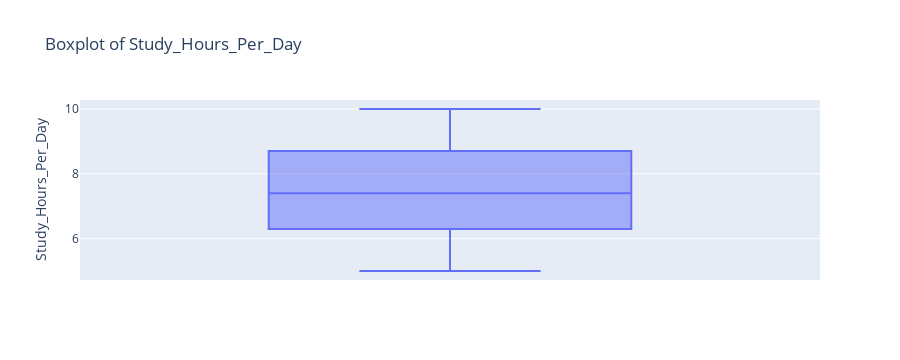
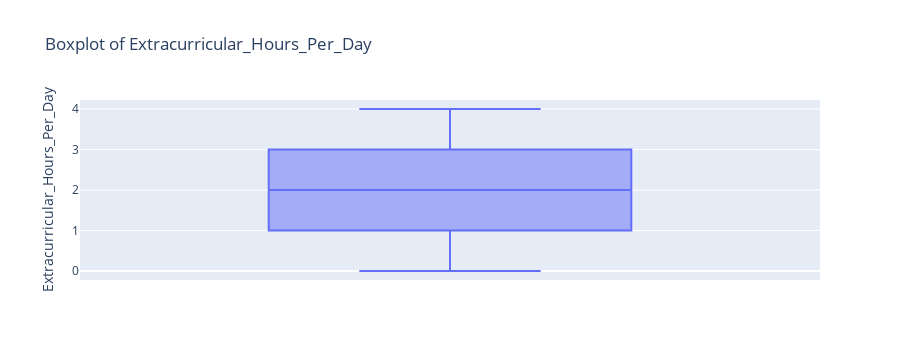
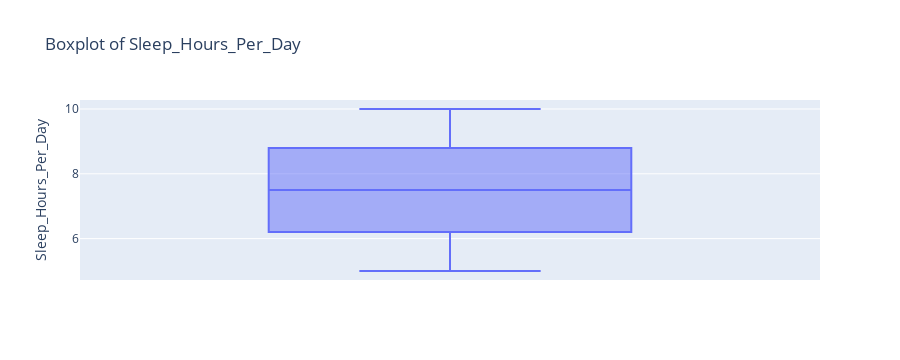
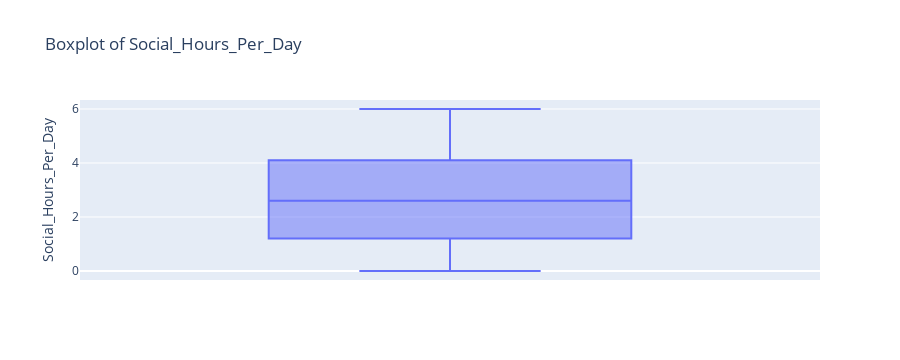

Notebook cell for these charts, in order:
### Markdown cell above
### Alternative Interactive Graphs

### Code cell
# All numeric columns except the target
num_cols = df2.drop("Stress_Level", axis=1).columns

for col in num_cols:
    fig = px.box(df2, y=col, title=f"Boxplot of {col}")
    fig.show()

### Figure 1 — Plotly figure (JSON) as saved in the notebook; plotly's stock layout.template omitted (floating-point values rounded to 4 significant figures; data arrays with more than 128 entries replaced by an {"elided": "..."} marker saying what was removed)
{"data": [{"alignmentgroup": "True", "hovertemplate": "Study_Hours_Per_Day=%{y}<extra></extra>", "legendgroup": "", "marker": {"color": "#636efa"}, "name": "", "notched": false, "offsetgroup": "", "orientation": "v", "showlegend": false, "type": "box", "x0": " ", "xaxis": "x", "y": {"elided": "2000 float values"}, "y0": " ", "yaxis": "y"}], "layout": {"autosize": true, "boxmode": "group", "height": 360, "legend": {"tracegroupgap": 0}, "title": {"text": "Boxplot of Study_Hours_Per_Day"}, "xaxis": {"anchor": "y", "autorange": true, "domain": [0, 1], "range": [-0.5, 0.5], "type": "category"}, "yaxis": {"anchor": "x", "autorange": true, "domain": [0, 1], "range": [4.722, 10.28], "title": {"text": "Study_Hours_Per_Day"}, "type": "linear"}}}

### Figure 2 — Plotly figure (JSON) as saved in the notebook; plotly's stock layout.template omitted (floating-point values rounded to 4 significant figures; data arrays with more than 128 entries replaced by an {"elided": "..."} marker saying what was removed)
{"data": [{"alignmentgroup": "True", "hovertemplate": "Extracurricular_Hours_Per_Day=%{y}<extra></extra>", "legendgroup": "", "marker": {"color": "#636efa"}, "name": "", "notched": false, "offsetgroup": "", "orientation": "v", "showlegend": false, "type": "box", "x0": " ", "xaxis": "x", "y": {"elided": "2000 float values"}, "y0": " ", "yaxis": "y"}], "layout": {"autosize": true, "boxmode": "group", "height": 360, "legend": {"tracegroupgap": 0}, "title": {"text": "Boxplot of Extracurricular_Hours_Per_Day"}, "xaxis": {"anchor": "y", "autorange": true, "domain": [0, 1], "range": [-0.5, 0.5], "type": "category"}, "yaxis": {"anchor": "x", "autorange": true, "domain": [0, 1], "range": [-0.2222, 4.222], "title": {"text": "Extracurricular_Hours_Per_Day"}, "type": "linear"}}}

### Figure 3 — Plotly figure (JSON) as saved in the notebook; plotly's stock layout.template omitted (floating-point values rounded to 4 significant figures; data arrays with more than 128 entries replaced by an {"elided": "..."} marker saying what was removed)
{"data": [{"alignmentgroup": "True", "hovertemplate": "Sleep_Hours_Per_Day=%{y}<extra></extra>", "legendgroup": "", "marker": {"color": "#636efa"}, "name": "", "notched": false, "offsetgroup": "", "orientation": "v", "showlegend": false, "type": "box", "x0": " ", "xaxis": "x", "y": {"elided": "2000 float values"}, "y0": " ", "yaxis": "y"}], "layout": {"autosize": true, "boxmode": "group", "height": 360, "legend": {"tracegroupgap": 0}, "title": {"text": "Boxplot of Sleep_Hours_Per_Day"}, "xaxis": {"anchor": "y", "autorange": true, "domain": [0, 1], "range": [-0.5, 0.5], "type": "category"}, "yaxis": {"anchor": "x", "autorange": true, "domain": [0, 1], "range": [4.722, 10.28], "title": {"text": "Sleep_Hours_Per_Day"}, "type": "linear"}}}

### Figure 4 — Plotly figure (JSON) as saved in the notebook; plotly's stock layout.template omitted (floating-point values rounded to 4 significant figures; data arrays with more than 128 entries replaced by an {"elided": "..."} marker saying what was removed)
{"data": [{"alignmentgroup": "True", "hovertemplate": "Social_Hours_Per_Day=%{y}<extra></extra>", "legendgroup": "", "marker": {"color": "#636efa"}, "name": "", "notched": false, "offsetgroup": "", "orientation": "v", "showlegend": false, "type": "box", "x0": " ", "xaxis": "x", "y": {"elided": "2000 float values"}, "y0": " ", "yaxis": "y"}], "layout": {"autosize": true, "boxmode": "group", "height": 360, "legend": {"tracegroupgap": 0}, "title": {"text": "Boxplot of Social_Hours_Per_Day"}, "xaxis": {"anchor": "y", "autorange": true, "domain": [0, 1], "range": [-0.5, 0.5], "type": "category"}, "yaxis": {"anchor": "x", "autorange": true, "domain": [0, 1], "range": [-0.3333, 6.333], "title": {"text": "Social_Hours_Per_Day"}, "type": "linear"}}}
